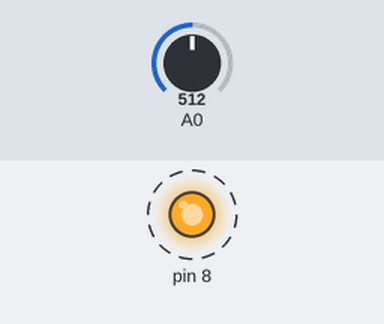
Bench run of a sketch on a simulated Arduino Leonardo, built for the host (arithmetic inside an expression is 32-bit, double 64-bit). Parts: output pins drawn as LEDs (lit = HIGH). Dashed ring = blinking. Inputs (shaded band) come from the test bench; at power-on: A0 = 512. What the sketch prints to the serial monitor is not drawn.

Above: at 0.21 s.
Timing chart, 0 to 3.0 s (numbered marks = the images above):
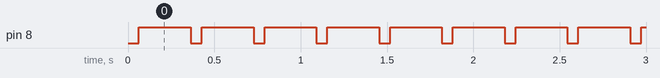

The sketch:

AnalogRead_DigitalRead.ino
```cpp
#include <Arduino_FreeRTOS.h>
#include <semphr.h>  // add the FreeRTOS functions for Semaphores (or Flags).
#include <LiquidCrystal.h>
const int rs = 10, en = 9, d4 = 7, d5 = 6, d6 = 5, d7 = 4;

// Declare a mutex Semaphore Handle which we will use to manage the Serial Port.
// It will be used to ensure only only one Task is accessing this resource at any time.
SemaphoreHandle_t xSerialSemaphore;

// define two Tasks for DigitalRead & AnalogRead
void TaskAnalogRead_0( void *pvParameters );
void TaskAnalogRead_1( void *pvParameters );
//void lcd_display( void *pvParameters );


// the setup function runs once when you press reset or power the board
void setup() {

  // initialize serial communication at 9600 bits per second:
  pinMode(8, OUTPUT);

  analogReference(INTERNAL1V1); //in the setup() function
  Serial.begin(9600);

  while (!Serial) {
    ; // wait for serial port to connect. Needed for native USB, on LEONARDO, MICRO, YUN, and other 32u4 based boards.
  }

  // Semaphores are useful to stop a Task proceeding, where it should be paused to wait,
  // because it is sharing a resource, such as the Serial port.
  // Semaphores should only be used whilst the scheduler is running, but we can set it up here.
  if ( xSerialSemaphore == NULL )  // Check to confirm that the Serial Semaphore has not already been created.
  {
    xSerialSemaphore = xSemaphoreCreateMutex();  // Create a mutex semaphore we will use to manage the Serial Port
    if ( ( xSerialSemaphore ) != NULL )
      xSemaphoreGive( ( xSerialSemaphore ) );  // Make the Serial Port available for use, by "Giving" the Semaphore.
  }

  // Now set up two Tasks to run independently.
  xTaskCreate(
    TaskAnalogRead_0
    ,  "AnalogRead_0"  // A name just for humans
    ,  128  // This stack size can be checked & adjusted by reading the Stack Highwater
    ,  NULL
    ,  2  // Priority, with 3 (configMAX_PRIORITIES - 1) being the highest, and 0 being the lowest.
    ,  NULL );

  xTaskCreate(
    TaskAnalogRead_1
    ,  "AnalogRead_1"
    ,  512  // Stack size
    ,  NULL
    ,  1  // Priority
    ,  NULL );

  // Now the Task scheduler, which takes over control of scheduling individual Tasks, is automatically started.
}

void loop()
{

}

/*--------------------------------------------------*/
/*---------------------- Tasks ---------------------*/
/*--------------------------------------------------*/


void TaskAnalogRead_0( void *pvParameters __attribute__((unused)) )  // This is a Task.
{
  for (;;)
  {
    // read the input on analog pin 0:
    //int sensorValue = analogRead(A0);
    // See if we can obtain or "Take" the Serial Semaphore.

   // digitalWrite(8, LOW);
    //delay(100);
    digitalWrite(8, LOW);
    int val = analogRead(A0);
    // If the semaphore is not available, wait 5 ticks of the Scheduler to see if it becomes free.
    if ( xSemaphoreTake( xSerialSemaphore, ( TickType_t ) 5 ) == pdTRUE )
    {
      // We were able to obtain or "Take" the semaphore and can now access the shared resource.
      // We want to have the Serial Port for us alone, as it takes some time to print,
      // so we don't want it getting stolen during the middle of a conversion.
      // print out the value you read:
      float tmp = 100*( val/1024.0)*1.1;
      Serial.print("TEMPRATURE = ");
      Serial.print(tmp);
      Serial.print("*C");
      Serial.println();
     // digitalWrite(9, HIGH);
      LiquidCrystal lcd(rs, en, d4, d5, d6, d7);
      lcd.begin(16,2);
      lcd.print("temp=");
      lcd.print(tmp);


      xSemaphoreGive( xSerialSemaphore ); // Now free or "Give" the Serial Port for others.
    }

    vTaskDelay(20);  // one tick delay (15ms) in between reads for stability
  }
}


void TaskAnalogRead_1( void *pvParameters __attribute__((unused)) )  // This is a Task.
{
  for (;;)
  {
    // read the input on analog pin 0:
    //int sensorValue = analogRead(A0);

  //  digitalWrite(8, HIGH);
    //delay(100);
    digitalWrite(8, HIGH);
    int val2 = analogRead(A0);
    // See if we can obtain or "Take" the Serial Semaphore.
    // If the semaphore is not available, wait 5 ticks of the Scheduler to see if it becomes free.
    if ( xSemaphoreTake( xSerialSemaphore, ( TickType_t ) 5 ) == pdTRUE )
    {
      // We were able to obtain or "Take" the semaphore and can now access the shared resource.
      // We want to have the Serial Port for us alone, as it takes some time to print,
      // so we don't want it getting stolen during the middle of a conversion.
      // print out the value you read:
      float lum = ( (float)(val2)/1024.0)*1.1;


      Serial.print("LUM = ");
      Serial.print(lum);
      Serial.print("*V");
      Serial.println();
      //digitalWrite(9, HIGH);
      LiquidCrystal lcd(rs, en, d4, d5, d6, d7);
      lcd.begin(16,2);
      lcd.print("lum=");
      lcd.print(lum);


      xSemaphoreGive( xSerialSemaphore ); // Now free or "Give" the Serial Port for others.
    }

    vTaskDelay(20);  // one tick delay (15ms) in between reads for stability
  }
}
```

Measured:
- by itself, pin 8: alternates HIGH for 0.30 s and LOW for 0.06 s
